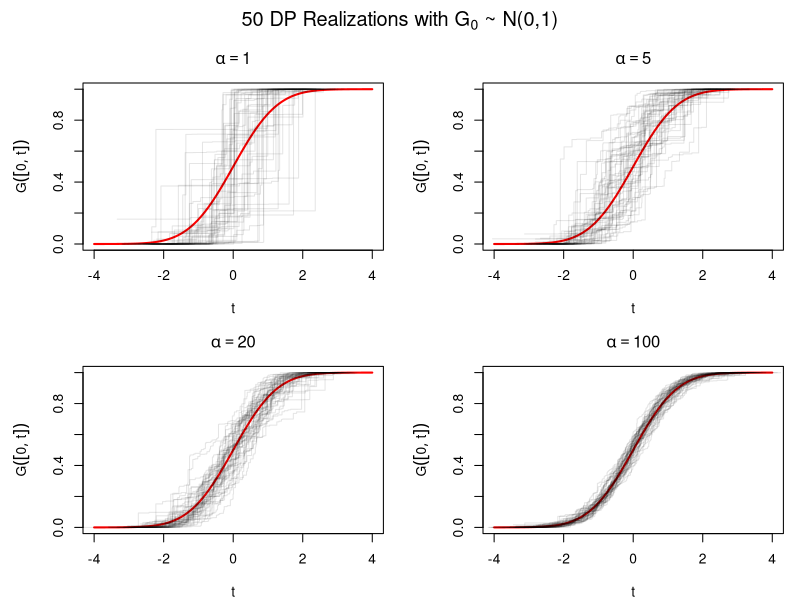
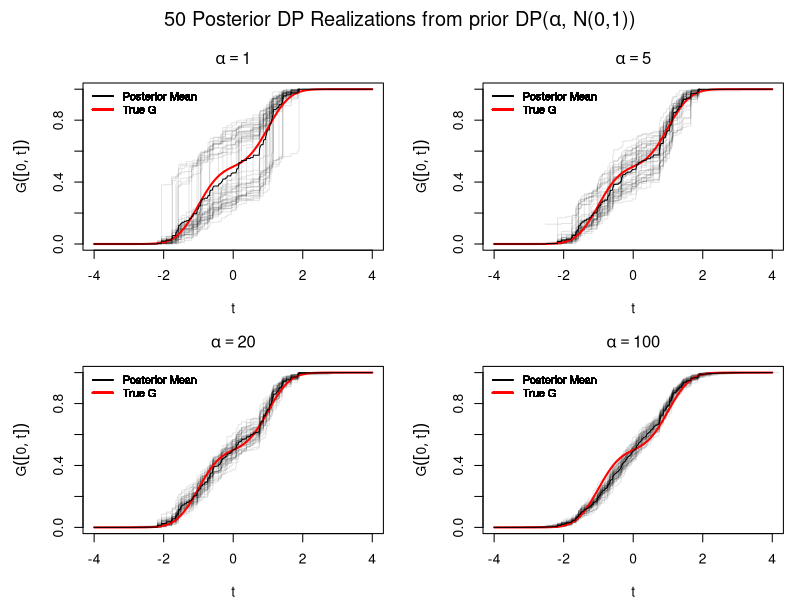
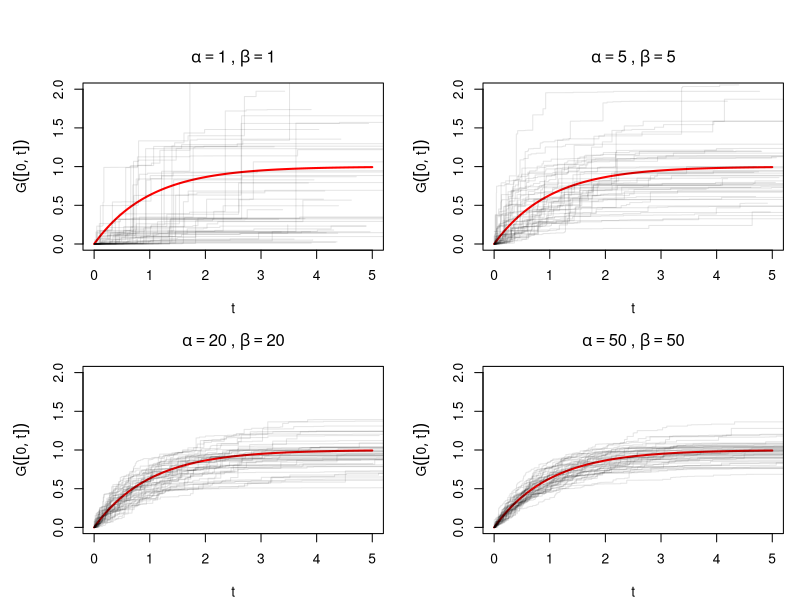

Source code (R) for these figures, in order:
## ---- chunk 1
dp_stickbreak <- function(alpha, g0 = rexp, k_trunc = 100, ...) {
  # draw atoms from G_0
  theta <- g0(k_trunc, ...)
  
  # i.i.d. beta draws of v_k, truncate and set final value to 1
  v <- c(rbeta(k_trunc - 1, 1, alpha), 1)
  # stick remaining before each break
  remaining <- cumprod(c(1, 1 - v[-k_trunc]))
  # weights, with sum to one constraint
  w <- v*remaining
  w[k_trunc] <- 1 - sum(w[-k_trunc])
  
  return(list(theta = theta, weights = w, k_trunc = k_trunc))
}
## ---- chunk 2
set.seed(1234)
par(mfrow = c(2, 2), mar = c(4, 5, 3, 1), oma = c(0, 0, 2, 0))

alphas <- c(1, 5, 20, 100)
truncs <- c(100, 200, 500, 2000) 

for (j in 1:4) {
  a <- alphas[j]
  k <- truncs[j]
  
  plot(NULL, xlim = c(-4, 4), ylim = c(0, 1),
       xlab = expression(t), ylab = expression(G(group("[", list(0, t), "]"))),
       main = bquote(alpha == .(a)))
  
  # add the theoretical Normal CDF (pnorm) in red
  curve(pnorm(x), from = -4, to = 4, col = "red", lwd = 2, add = TRUE)
  
  # draw 50 DP realisations
  for (i in 1:50) {
    # Using rnorm for the base measure g0
    dp <- dp_stickbreak(alpha = a, g0 = rnorm, k_trunc = k)
    ord <- order(dp$theta)
    lines(dp$theta[ord], cumsum(dp$weights[ord]), 
          type = "s", col = rgb(0, 0, 0, 0.1))
  }
}

# Add an overall title to the 2x2 grid
mtext(expression(paste("50 DP Realizations with ", G[0], " ~ N(0,1)")), 
      outer = TRUE, cex = 1.2, line = 0)
## ---- chunk 3
# function to sample from the posterior based on a DP(alpha, g0) prior
dp_post_stickbreak <- function(alpha, g0 = rexp, k_trunc = 100, obs, ...) {
  # helper function for simulation from centering measure of posterior DP
  rgn <- function(n_samples = 1, obs, alpha0, g00 = rnorm, ...) {
    prob_new <- alpha0/(alpha0 + length(obs))
    samples <- replicate(n_samples, {
      if (runif(1) < prob_new) {
        g00(1, ...)
      } else {
        sample(obs, 1)
      }
    })
  }
  dp_stickbreak(alpha = alpha + length(obs), g0 = rgn, k_trunc = k_trunc, 
                alpha0 = alpha, g00 = g0, obs = obs)
}
## ---- chunk 4
set.seed(12345)

p <- rbinom(100, 1, 0.5)
y <- p*rnorm(100, -1, 0.5) + (1 - p)*rnorm(100, 1, 0.5)
grid_x <- seq(-4, 4, length.out = 500)
par(mfrow = c(2, 2), mar = c(4, 5, 3, 1), oma = c(0, 0, 2, 0))

for (j in 1:4) {
  a <- alphas[j]
  k <- truncs[j]
  
  plot(NULL, xlim = c(-4, 4), ylim = c(0, 1),
       xlab = expression(t), ylab = expression(G(group("[", list(0, t), "]"))),
       main = bquote(alpha == .(a)))
  
  all_cdfs <- matrix(0, nrow = 500, ncol = 50)
  
  # draw 50 posterior DP realisations
  for (i in 1:50) {
    dp <- dp_post_stickbreak(alpha = a, g0 = rnorm, k_trunc = k, obs = y)
    ord <- order(dp$theta)
    
    f_emp <- stepfun(dp$theta[ord], c(0, cumsum(dp$weights[ord])))
    all_cdfs[, i] <- f_emp(grid_x)
    
    lines(dp$theta[ord], cumsum(dp$weights[ord]), 
          type = "s", col = rgb(0, 0, 0, 0.1))
    
    legend("topleft", 
       legend = c("Posterior Mean", "True G"), 
       col = c("black", "red"), 
       lwd = c(1, 2), 
       # lty = c(1, 2),
       bty = "n",  
       cex = 0.8) 
  }
  
  curve(0.5*pnorm(x, -1, 0.5) + 0.5*pnorm(x, 1, 0.5), 
        from = -4, to = 4, col = "red", lwd = 2, add = TRUE)
  
  mean_cdf <- rowMeans(all_cdfs)
  lines(grid_x, mean_cdf, col = "black")
}

mtext(expression(paste("50 Posterior DP Realizations from prior DP(", alpha, ", N(0,1))")), 
      outer = TRUE, cex = 1.2, line = 0)
## ---- chunk 5
gp_from_dp <- function(alpha, beta, g0 = rexp, k_trunc = 100, ...) {
  gamma <- rgamma(1, alpha, rate = beta)
  dp <- dp_stickbreak(alpha = alpha, g0 = g0, k_trunc = k_trunc)
  return(list(
    theta = dp$theta, 
    weights = gamma*dp$weights, 
    gamma = gamma,
    k_trunc = dp$k_trunc
  ))
}
## ---- chunk 6
set.seed(123456)
par(mfrow = c(2, 2), mar = c(4, 5, 3, 1), oma = c(0, 0, 2, 0))

alphas <- c(1, 5, 20, 50)
betas <- alphas
truncs <- c(100, 200, 500, 2000) 

for (j in 1:4) {
  a <- alphas[j]
  b <- betas[j]
  k <- truncs[j]
  
  plot(NULL, xlim = c(0, 5), ylim = c(0, 2),
       xlab = expression(t), ylab = expression(G(group("[", list(0, t), "]"))),
       main = bquote(alpha == .(a) ~","~ beta ==.(b)))
  
  # add the theoretical Normal CDF (pnorm) in red
  curve(pexp(x), from = 0, to = 5, col = "red", lwd = 2, add = TRUE)
  
  # draw 50 DP realisations
  for (i in 1:50) {
    # Using rnorm for the base measure g0
    gp <- gp_from_dp(alpha = a, beta = b, g0 = rexp, k_trunc = k)
    ord <- order(gp$theta)
    lines(gp$theta[ord], cumsum(gp$weights[ord]), 
          type = "s", col = rgb(0, 0, 0, 0.1))
  }
}
